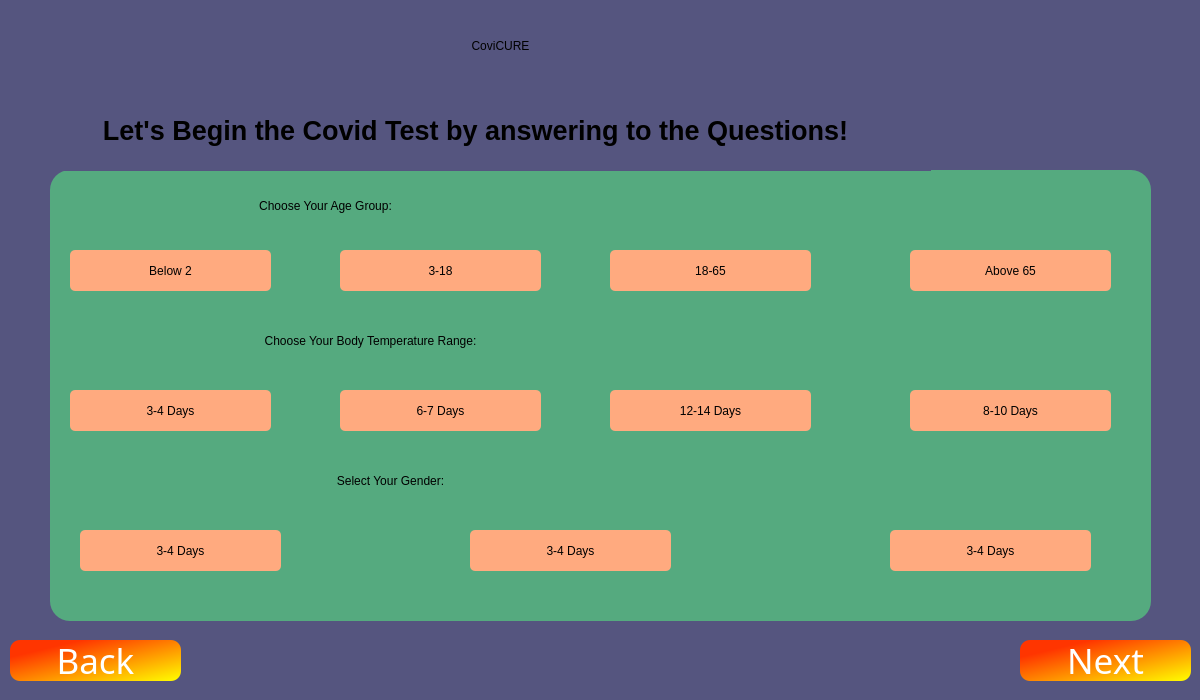
<?xml version="1.0" encoding="UTF-8"?>
<ui version="4.0">
 <class>Quepage1</class>
 <widget class="QDialog" name="Quepage1">
  <property name="geometry">
   <rect>
    <x>0</x>
    <y>0</y>
    <width>1200</width>
    <height>700</height>
   </rect>
  </property>
  <property name="windowTitle">
   <string>Dialog</string>
  </property>
  <property name="styleSheet">
   <string notr="true">background-color: rgb(85, 85, 127);</string>
  </property>
  <widget class="QGroupBox" name="groupBox_que">
   <property name="geometry">
    <rect>
     <x>50</x>
     <y>170</y>
     <width>1101</width>
     <height>451</height>
    </rect>
   </property>
   <property name="sizePolicy">
    <sizepolicy hsizetype="Preferred" vsizetype="Preferred">
     <horstretch>0</horstretch>
     <verstretch>0</verstretch>
    </sizepolicy>
   </property>
   <property name="styleSheet">
    <string notr="true">background-color: rgb(85, 170, 127);
border-radius: 20px;</string>
   </property>
   <property name="title">
    <string/>
   </property>
   <property name="alignment">
    <set>Qt::AlignCenter</set>
   </property>
   <widget class="QLabel" name="label_que1">
    <property name="geometry">
     <rect>
      <x>20</x>
      <y>20</y>
      <width>511</width>
      <height>31</height>
     </rect>
    </property>
    <property name="sizePolicy">
     <sizepolicy hsizetype="Fixed" vsizetype="Fixed">
      <horstretch>0</horstretch>
      <verstretch>0</verstretch>
     </sizepolicy>
    </property>
    <property name="styleSheet">
     <string notr="true">font: 20pt &quot;Segoe UI&quot;;
color: rgb(0, 0, 0);</string>
    </property>
    <property name="text">
     <string>Choose Your Age Group:</string>
    </property>
    <property name="alignment">
     <set>Qt::AlignCenter</set>
    </property>
   </widget>
   <widget class="QPushButton" name="que1_opt1">
    <property name="geometry">
     <rect>
      <x>20</x>
      <y>80</y>
      <width>201</width>
      <height>41</height>
     </rect>
    </property>
    <property name="sizePolicy">
     <sizepolicy hsizetype="Fixed" vsizetype="Fixed">
      <horstretch>0</horstretch>
      <verstretch>0</verstretch>
     </sizepolicy>
    </property>
    <property name="styleSheet">
     <string notr="true">font: 18pt &quot;Segoe UI&quot;;
color: rgb(0, 0, 0);
background-color: rgb(255, 170, 127);
border-radius: 5px;</string>
    </property>
    <property name="text">
     <string>Below 2</string>
    </property>
   </widget>
   <widget class="QPushButton" name="que1_opt2">
    <property name="geometry">
     <rect>
      <x>290</x>
      <y>80</y>
      <width>201</width>
      <height>41</height>
     </rect>
    </property>
    <property name="sizePolicy">
     <sizepolicy hsizetype="Fixed" vsizetype="Fixed">
      <horstretch>0</horstretch>
      <verstretch>0</verstretch>
     </sizepolicy>
    </property>
    <property name="styleSheet">
     <string notr="true">font: 18pt &quot;Segoe UI&quot;;
color: rgb(0, 0, 0);
background-color: rgb(255, 170, 127);
border-radius: 5px;</string>
    </property>
    <property name="text">
     <string>3-18</string>
    </property>
   </widget>
   <widget class="QLabel" name="label">
    <property name="geometry">
     <rect>
      <x>10</x>
      <y>150</y>
      <width>621</width>
      <height>41</height>
     </rect>
    </property>
    <property name="sizePolicy">
     <sizepolicy hsizetype="Fixed" vsizetype="Fixed">
      <horstretch>0</horstretch>
      <verstretch>0</verstretch>
     </sizepolicy>
    </property>
    <property name="styleSheet">
     <string notr="true">font: 20pt &quot;Segoe UI&quot;;
color: rgb(0, 0, 0);</string>
    </property>
    <property name="text">
     <string>Choose Your Body Temperature Range:</string>
    </property>
    <property name="alignment">
     <set>Qt::AlignCenter</set>
    </property>
   </widget>
   <widget class="QPushButton" name="pushButton">
    <property name="geometry">
     <rect>
      <x>20</x>
      <y>220</y>
      <width>201</width>
      <height>41</height>
     </rect>
    </property>
    <property name="sizePolicy">
     <sizepolicy hsizetype="Fixed" vsizetype="Fixed">
      <horstretch>0</horstretch>
      <verstretch>0</verstretch>
     </sizepolicy>
    </property>
    <property name="styleSheet">
     <string notr="true">font: 18pt &quot;Segoe UI&quot;;
background-color: rgb(255, 170, 127);
color: rgb(0, 0, 0);
border-radius: 5px;</string>
    </property>
    <property name="text">
     <string>3-4 Days</string>
    </property>
   </widget>
   <widget class="QPushButton" name="pushButton_2">
    <property name="geometry">
     <rect>
      <x>290</x>
      <y>220</y>
      <width>201</width>
      <height>41</height>
     </rect>
    </property>
    <property name="sizePolicy">
     <sizepolicy hsizetype="Fixed" vsizetype="Fixed">
      <horstretch>0</horstretch>
      <verstretch>0</verstretch>
     </sizepolicy>
    </property>
    <property name="styleSheet">
     <string notr="true">font: 18pt &quot;Segoe UI&quot;;
color: rgb(0, 0, 0);
background-color: rgb(255, 170, 127);
border-radius: 5px;</string>
    </property>
    <property name="text">
     <string>6-7 Days</string>
    </property>
   </widget>
   <widget class="QPushButton" name="pushButton_3">
    <property name="geometry">
     <rect>
      <x>860</x>
      <y>220</y>
      <width>201</width>
      <height>41</height>
     </rect>
    </property>
    <property name="sizePolicy">
     <sizepolicy hsizetype="Fixed" vsizetype="Fixed">
      <horstretch>0</horstretch>
      <verstretch>0</verstretch>
     </sizepolicy>
    </property>
    <property name="styleSheet">
     <string notr="true">font: 18pt &quot;Segoe UI&quot;;
background-color: rgb(255, 170, 127);
color: rgb(0, 0, 0);
border-radius: 5px;</string>
    </property>
    <property name="text">
     <string>8-10 Days</string>
    </property>
   </widget>
   <widget class="QPushButton" name="pushButton_4">
    <property name="geometry">
     <rect>
      <x>560</x>
      <y>220</y>
      <width>201</width>
      <height>41</height>
     </rect>
    </property>
    <property name="sizePolicy">
     <sizepolicy hsizetype="Fixed" vsizetype="Fixed">
      <horstretch>0</horstretch>
      <verstretch>0</verstretch>
     </sizepolicy>
    </property>
    <property name="styleSheet">
     <string notr="true">font: 18pt &quot;Segoe UI&quot;;
color: rgb(0, 0, 0);
background-color: rgb(255, 170, 127);
border-radius: 5px;</string>
    </property>
    <property name="text">
     <string>12-14 Days</string>
    </property>
   </widget>
   <widget class="QPushButton" name="pushButton_6">
    <property name="geometry">
     <rect>
      <x>560</x>
      <y>80</y>
      <width>201</width>
      <height>41</height>
     </rect>
    </property>
    <property name="sizePolicy">
     <sizepolicy hsizetype="Fixed" vsizetype="Fixed">
      <horstretch>0</horstretch>
      <verstretch>0</verstretch>
     </sizepolicy>
    </property>
    <property name="styleSheet">
     <string notr="true">font: 18pt &quot;Segoe UI&quot;;
color: rgb(0, 0, 0);
background-color: rgb(255, 170, 127);
border-radius: 5px;</string>
    </property>
    <property name="text">
     <string>18-65</string>
    </property>
   </widget>
   <widget class="QPushButton" name="pushButton_7">
    <property name="geometry">
     <rect>
      <x>860</x>
      <y>80</y>
      <width>201</width>
      <height>41</height>
     </rect>
    </property>
    <property name="sizePolicy">
     <sizepolicy hsizetype="Fixed" vsizetype="Fixed">
      <horstretch>0</horstretch>
      <verstretch>0</verstretch>
     </sizepolicy>
    </property>
    <property name="styleSheet">
     <string notr="true">font: 18pt &quot;Segoe UI&quot;;
color: rgb(0, 0, 0);
background-color: rgb(255, 170, 127);
border-radius: 5px;</string>
    </property>
    <property name="text">
     <string>Above 65</string>
    </property>
   </widget>
   <widget class="QLabel" name="label_2">
    <property name="geometry">
     <rect>
      <x>30</x>
      <y>290</y>
      <width>621</width>
      <height>41</height>
     </rect>
    </property>
    <property name="sizePolicy">
     <sizepolicy hsizetype="Fixed" vsizetype="Fixed">
      <horstretch>0</horstretch>
      <verstretch>0</verstretch>
     </sizepolicy>
    </property>
    <property name="styleSheet">
     <string notr="true">font: 20pt &quot;Segoe UI&quot;;
color: rgb(0, 0, 0);</string>
    </property>
    <property name="text">
     <string>Select Your Gender:</string>
    </property>
    <property name="alignment">
     <set>Qt::AlignCenter</set>
    </property>
   </widget>
   <widget class="QPushButton" name="pushButton_8">
    <property name="geometry">
     <rect>
      <x>30</x>
      <y>360</y>
      <width>201</width>
      <height>41</height>
     </rect>
    </property>
    <property name="sizePolicy">
     <sizepolicy hsizetype="Fixed" vsizetype="Fixed">
      <horstretch>0</horstretch>
      <verstretch>0</verstretch>
     </sizepolicy>
    </property>
    <property name="styleSheet">
     <string notr="true">font: 18pt &quot;Segoe UI&quot;;
background-color: rgb(255, 170, 127);
color: rgb(0, 0, 0);
border-radius: 5px;</string>
    </property>
    <property name="text">
     <string>3-4 Days</string>
    </property>
   </widget>
   <widget class="QPushButton" name="pushButton_9">
    <property name="geometry">
     <rect>
      <x>420</x>
      <y>360</y>
      <width>201</width>
      <height>41</height>
     </rect>
    </property>
    <property name="sizePolicy">
     <sizepolicy hsizetype="Fixed" vsizetype="Fixed">
      <horstretch>0</horstretch>
      <verstretch>0</verstretch>
     </sizepolicy>
    </property>
    <property name="styleSheet">
     <string notr="true">font: 18pt &quot;Segoe UI&quot;;
background-color: rgb(255, 170, 127);
color: rgb(0, 0, 0);
border-radius: 5px;</string>
    </property>
    <property name="text">
     <string>3-4 Days</string>
    </property>
   </widget>
   <widget class="QPushButton" name="pushButton_10">
    <property name="geometry">
     <rect>
      <x>840</x>
      <y>360</y>
      <width>201</width>
      <height>41</height>
     </rect>
    </property>
    <property name="sizePolicy">
     <sizepolicy hsizetype="Fixed" vsizetype="Fixed">
      <horstretch>0</horstretch>
      <verstretch>0</verstretch>
     </sizepolicy>
    </property>
    <property name="styleSheet">
     <string notr="true">font: 18pt &quot;Segoe UI&quot;;
background-color: rgb(255, 170, 127);
color: rgb(0, 0, 0);
border-radius: 5px;</string>
    </property>
    <property name="text">
     <string>3-4 Days</string>
    </property>
   </widget>
  </widget>
  <widget class="QLabel" name="label_covicure">
   <property name="geometry">
    <rect>
     <x>270</x>
     <y>10</y>
     <width>461</width>
     <height>71</height>
    </rect>
   </property>
   <property name="styleSheet">
    <string notr="true">font: 700 40pt &quot;Segoe UI&quot;;
border-color: qlineargradient(spread:pad, x1:0, y1:0, x2:1, y2:0, stop:0 rgba(255, 178, 102, 255), stop:0.55 rgba(235, 148, 61, 255), stop:0.98 rgba(0, 0, 0, 255), stop:1 rgba(0, 0, 0, 0));
color: rgb(0, 0, 0);</string>
   </property>
   <property name="text">
    <string>CoviCURE</string>
   </property>
   <property name="textFormat">
    <enum>Qt::MarkdownText</enum>
   </property>
   <property name="alignment">
    <set>Qt::AlignCenter</set>
   </property>
  </widget>
  <widget class="QLabel" name="label_welcome">
   <property name="geometry">
    <rect>
     <x>20</x>
     <y>90</y>
     <width>911</width>
     <height>81</height>
    </rect>
   </property>
   <property name="styleSheet">
    <string notr="true">color: rgb(0, 0, 0);</string>
   </property>
   <property name="text">
    <string>&lt;!DOCTYPE HTML PUBLIC &quot;-//W3C//DTD HTML 4.0//EN&quot; &quot;http://www.w3.org/TR/REC-html40/strict.dtd&quot;&gt;
&lt;html&gt;&lt;head&gt;&lt;meta name=&quot;qrichtext&quot; content=&quot;1&quot; /&gt;&lt;meta charset=&quot;utf-8&quot; /&gt;&lt;style type=&quot;text/css&quot;&gt;
p, li { white-space: pre-wrap; }
&lt;/style&gt;&lt;/head&gt;&lt;body style=&quot; font-family:'Segoe UI'; font-size:9pt; font-weight:400; font-style:normal;&quot;&gt;
&lt;p align=&quot;center&quot; style=&quot; margin-top:12px; margin-bottom:12px; margin-left:0px; margin-right:0px; -qt-block-indent:0; text-indent:0px;&quot;&gt;&lt;span style=&quot; font-family:'MS Shell Dlg 2'; font-size:20pt; font-weight:700;&quot;&gt;Let's Begin the Covid Test by answering to the Questions!&lt;/span&gt;&lt;/p&gt;&lt;/body&gt;&lt;/html&gt;</string>
   </property>
  </widget>
  <widget class="QPushButton" name="back_quepage1">
   <property name="geometry">
    <rect>
     <x>10</x>
     <y>640</y>
     <width>171</width>
     <height>41</height>
    </rect>
   </property>
   <property name="sizePolicy">
    <sizepolicy hsizetype="Minimum" vsizetype="Preferred">
     <horstretch>0</horstretch>
     <verstretch>0</verstretch>
    </sizepolicy>
   </property>
   <property name="font">
    <font>
     <family>Cooper Black</family>
     <pointsize>26</pointsize>
     <italic>false</italic>
     <bold>false</bold>
    </font>
   </property>
   <property name="styleSheet">
    <string notr="true">font: 26pt &quot;Cooper Black&quot;;
color: rgb(255, 255, 255);
background-color: rgb(255, 85, 0);
border-radius:10px;
background-color: qlineargradient(spread:pad, x1:0, y1:0, x2:1, y2:1, stop:0.210227 rgba(255, 53, 0, 255), stop:1 rgba(255, 255, 0, 255));
</string>
   </property>
   <property name="text">
    <string>Back</string>
   </property>
   <property name="autoRepeatDelay">
    <number>299</number>
   </property>
   <property name="autoDefault">
    <bool>false</bool>
   </property>
  </widget>
  <widget class="QPushButton" name="next_quepage1">
   <property name="geometry">
    <rect>
     <x>1020</x>
     <y>640</y>
     <width>171</width>
     <height>41</height>
    </rect>
   </property>
   <property name="sizePolicy">
    <sizepolicy hsizetype="Minimum" vsizetype="Preferred">
     <horstretch>0</horstretch>
     <verstretch>0</verstretch>
    </sizepolicy>
   </property>
   <property name="font">
    <font>
     <family>Cooper Black</family>
     <pointsize>26</pointsize>
     <italic>false</italic>
     <bold>false</bold>
    </font>
   </property>
   <property name="styleSheet">
    <string notr="true">font: 26pt &quot;Cooper Black&quot;;
color: rgb(255, 255, 255);
background-color: rgb(255, 85, 0);
border-radius:10px;
background-color: qlineargradient(spread:pad, x1:0, y1:0, x2:1, y2:1, stop:0.210227 rgba(255, 53, 0, 255), stop:1 rgba(255, 255, 0, 255));
</string>
   </property>
   <property name="text">
    <string>Next</string>
   </property>
   <property name="autoRepeatDelay">
    <number>299</number>
   </property>
   <property name="autoDefault">
    <bool>false</bool>
   </property>
  </widget>
 </widget>
 <resources/>
 <connections/>
</ui>
